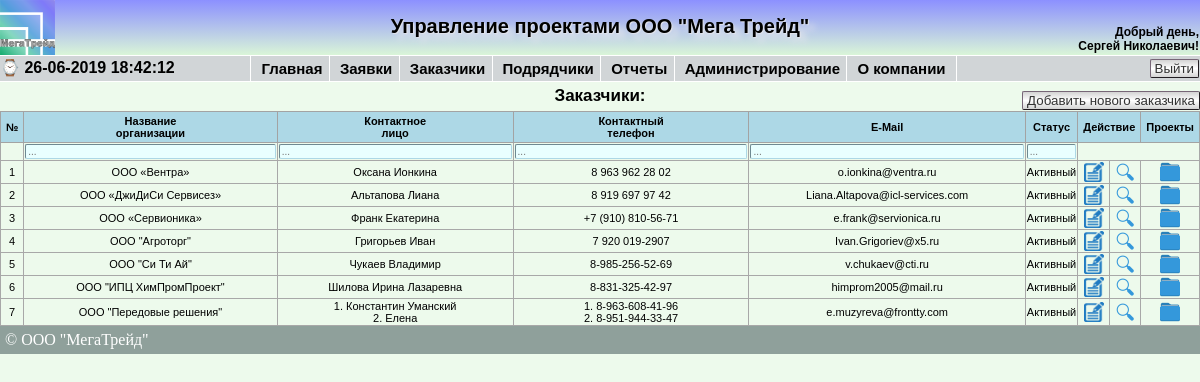
Screenshot of /showcustomer.php (signed in) with the database file from the repository.
### tables this page shows
CREATE TABLE `customer` (
  `id_customer` int(11) NOT NULL AUTO_INCREMENT,
  `customer_name` varchar(100) NOT NULL,
  `jur_address` text NOT NULL,
  `post_address` text NOT NULL,
  `ogrn` varchar(15) NOT NULL,
  `inn` varchar(12) NOT NULL,
  `kpp` varchar(9) NOT NULL,
  `dogovor_number` varchar(50) NOT NULL,
  `status` tinyint(1) NOT NULL,
  `bank_name` varchar(200) NOT NULL,
  `bank_bik` varchar(9) NOT NULL,
  `korr_schet` varchar(20) NOT NULL,
  `rasch_schet` varchar(20) NOT NULL,
  `recipient` varchar(150) NOT NULL,
  `phone` varchar(100) NOT NULL,
  `email` varchar(100) NOT NULL,
  `contact_name` varchar(200) NOT NULL,
  `comment` text,
  PRIMARY KEY (`id_customer`)
);

### func/db.php (called while the page is built, shortened)
<?php
function Show_Customer($connection)
{
	$search = "SELECT * FROM customer ORDER BY customer_name ASC";
    $result = $connection->query ($search);
    $rows = $result->num_rows;
    if (!$rows) return false;
    else
    {
        $array = array ();
        for ($i=0; $i<$rows; $i++)
        {
            $result->data_seek ($i);
            $row =$result->fetch_array (MYSQLI_ASSOC);
            $array["$i"] = $row;
        }
    }
    return $array;
}
?>

### func/arrays.php (called while the page is built, shortened)
<?php
$statusedit = array("Неактивный", "Активный", "Любой");
?>

### showcustomer.php (the view, shortened to what this page needs)
<?php
require 'connection/config.php';
if(isset($_SESSION['userlevel']) AND $_SESSION['userlevel']<4){
require_once 'blocks/header.php';
require 'func/arrays.php';
$customer = Show_Customer($link);
?>
<!DOCTYPE html>
<html lang="ru">
<head>
</head>
<body>
	<div class="showcustomer">
		<div class="breadcrumbs">Заказчики:</div>
		<?php if($_SESSION['userlevel']<=3){ ?>
			<div class="newticket">
				<a href='newcustomer.php'><button class="button-new">Добавить нового заказчика</button></a>
			</div>
		<?php }?>
		<table border="1">
			<thead>
				<tr class="hdr">
					<th width="1">№</th>
					<th>Название<br>организации</th>
					<th>Контактное<br>лицо</th>
					<th>Контактный<br>телефон</th>
					<th>E-Mail</th>
					<th  width=1%>Статус</th>
					<th width="1" <?php if($_SESSION['userlevel'] <= 3){ ?> colspan="2"<?php }?>>Действие</th>
					<th width="1">Проекты</th>
				</tr>
				<tr class='table-filters'>
					<td>
					</td>
					<td>
						<input class="reg_input_filter" type="text" placeholder="..."/>
					</td>
					<td>
						<input class="reg_input_filter" type="text" placeholder="..."/>
					</td>
					<td>
						<input class="reg_input_filter" type="text" placeholder="..."/>
					</td>
					<td>
						<input class="reg_input_filter" type="text" placeholder="..."/>
					</td>
					<td>
						<input class="reg_input_filter" type="text" placeholder="..."/>
					</td>
					<td colspan="5">
					</td>
				</tr>
			</thead>
	<?php if($customer){
		foreach($customer as $i => $customers) {
		?>
			<tr class="reg_text_show_tickets">
				<td align="center" width="1"><?=$i + 1?></td>
				<td align="center"><?=$customers['customer_name']?></td>
				<td align="center">
				<?php
					$contact_name_exp = explode(";", $customers['contact_name']);
					$count_contact_name = count($contact_name_exp);
					if($count_contact_name<2){
						echo $contact_name_exp[0];
					}
					else {
					for($i = 0; $i < $count_contact_name; $i++)
				{?>
					<?=($i+1).". ".$contact_name_exp[$i]."<br>"?>
					<?php }}?>
				</td>
				<td align="center">
				<?php
					$phone = explode(";", $customers['phone']);
					$count_phone = count($phone);
					if($count_phone<2){
						echo $phone[0];
					}
					else {
					for($i = 0; $i < $count_phone; $i++){?>
				<?=($i+1).". ".$phone[$i]."<br>"?>
					<?php }}?>
				</td>
				<td align="center">
				<?php
					$email = explode(";", $customers['email']);
					$count_email = count($email);
					if($count_email<2){
						echo $email[0];
					}
					else {
					for($i = 0; $i < $count_email; $i++){?>
				<?=($i+1).". ".$email[$i]."<br>"?>
					<?php }}?>
				</td>
				<td align="center"><?=$statusedit[$customers['status']];?></td>
				<?php if($_SESSION['userlevel']<=3){ ?>
				<td align="center" width="1">
					<a href='editcustomer.php?edit=<?= $customers['id_customer'] ?>' title = 'Изменить'><img src='images/edit.png' width='20' height='20'></a>
				</td>
				<?php }?>
				<td align="center" width="1">
					<a href='lookcustomer.php?look=<?= $customers['id_customer'] ?>' title = 'Посмотреть'><img src='images/lupa.png' width='20' height='20'></a>
				</td>
				<td align="center" width="1">
					<a href='showprojects.php?id_customer=<?= $customers['id_customer'] ?>' title = 'Проекты'><img src='images/projects.png' width='20' height='20'></a>
				</td>
			</tr>
<?php }} else { ?>
				<tr>
					<td colspan="9" align="center" class="date">Не добавлено ни одного заказчика</td>
 				</tr>
<?php } ?>
		</table>
	</div>
<div id="footer">&copy; ООО "МегаТрейд"</div>
</body>
</html>
<?php
	}
	else
	{
		header('Location: /');
}
?>

### css/index.css (style rules this page uses)
@media screen { body { margin:0 auto; //height: 100%; //background: radial-gradient(90% 50%, #FFFFFF, #D2E6F2); background: #EDFAEC; } }
@media screen { #footer { display:block; position: relative; bottom:0; background: #8fa09b; color: #fff; padding: 5px; clear: left; //width: 99%; text-align: left; } }
@media screen { .showmodel td, th { padding: 3px 20px; vertical-align: middle; text-align: center; } }
@media screen { .button-new { //color: #000000; //border-top: 1px solid #696969; //background: #EDEDED; //font-size: 13px; //font-family: Lucida Console; background: -moz-linear-gradient(#D0ECF4, #5BC9E1, #D0ECF4); background: -webkit-gradient(linear, 0 0, 0 100%, from(#D3D3D3), to(#D3D3D3), color-stop(0.5, #FFFFFF)); filter: progid:DXImageTransform.Microsoft.gradient(startColorstr='#00BBD6', endColorstr='#EBFFFF'); padding: 1px 4px; color: #333; -moz-border-radius: 5px; -webkit-border-radius: 5px; text-decoration: none; border-radius: 2px; border: 1px outset #767; cursor: pointer; } }
@media screen { .show_rs td, th { padding: 3px 5px; vertical-align: middle; text-align: center; } }
@media screen { .showcustomer { display: block; position: relative; font-family: Arial, Helvetica, sans-serif; color: #000000; //width: 1024px; //margin-top: 5%; padding: 0px; //border: 2px solid black; //background: #C5D1D7; //background: #D7E1E6; //background: linear-gradient(90deg, rgba(121,58,180,0) 0%, #C6D3DA 5%, #C6D3DA 95%, rgba(131,58,180,0) 100%); text-align: center; margin: 0 auto; //margin-top: 1%; //border-radius: 20px; //-moz-border-radius: 20px; //-webkit-border-radius: 20px; } }
@media screen { .showcustomer table { margin: 0 auto; width: 100%; border-collapse: collapse; //background:#F0FFFF; border: 0px solid #A8A8A8; //padding: 10px; } }
@media screen { .hdr { background:#ADD8E6; font-family: Arial, Helvetica, sans-serif; border: 1px solid #A3A3A3; font-size: 11px; } }
@media screen { .newticket { display: block; position: absolute; //position: relative; top: 10px; right: 0px; } }
@media screen { .reg_text_show_tickets { //background: green; //font-size: calc(0.2vw + 0.2vh + 1vmin); font-size: 11px; font-family: Arial, Helvetica, sans-serif; vertical-align: middle; text-align: center; font-weight: normal; width: 250px; //color: #FF0000; word-wrap: break-word; } }
@media screen { .breadcrumbs { display: block; position: relative; margin: 0 auto; padding-bottom: 10px; top: 5px; font-size: 17px; font-family: Arial, Helvetica, sans-serif; //vertical-align: middle; //text-align: left; font-weight: bold; color: #000000; width: 60%; } }
@media screen { .reg_input_filter { width: 100%; background: #E9FFFF; font-size: 10px; font-family: Arial, Helvetica, sans-serif; border: 1px inset #ADD8E6; border-radius: 2px; } }

### rows the page displays
customer: customer_name "ООО «Вентра»", contact_name "Оксана Ионкина", phone "8 963 962 28 02", email "o.ionkina@ventra.ru", status "Активный"
customer: customer_name "ООО «ДжиДиСи Сервисез»", contact_name "Альтапова Лиана", phone "8 919 697 97 42", email "Liana.Altapova@icl-services.com", status "Активный"
customer: customer_name "ООО «Сервионика»", contact_name "Франк Екатерина", phone "+7 (910) 810-56-71", email "e.frank@servionica.ru", status "Активный"
customer: customer_name "ООО \"Агроторг\"", contact_name "Григорьев Иван", phone "7 920 019-2907", email "Ivan.Grigoriev@x5.ru", status "Активный"
customer: customer_name "ООО \"Си Ти Ай\"", contact_name "Чукаев Владимир", phone "8-985-256-52-69", email "v.chukaev@cti.ru", status "Активный"
customer: customer_name "ООО \"ИПЦ ХимПромПроект\"", contact_name "Шилова Ирина Лазаревна", phone "8-831-325-42-97", email "himprom2005@mail.ru", status "Активный"
customer: customer_name "ООО \"Передовые решения\"", contact_name "Константин Уманский", contact_name "Елена", phone "8-963-608-41-96", phone "8-951-944-33-47", email "e.muzyreva@frontty.com", status "Активный"

### other values shown
$_SESSION["io"] "Сергей Николаевич"
